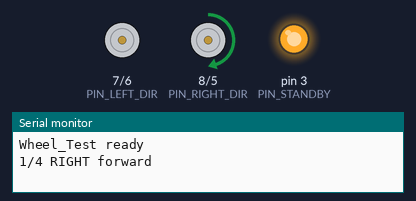
Bench run of a sketch on a simulated Arduino Uno, built with avr-gcc and run on an emulated ATmega328P. Shown: direction and speed pins drawn as motors (green arrow = direction pin HIGH = forward, orange = LOW = backward, longer = more drive, stopped while the standby pin is LOW), output pins drawn as LEDs (lit = HIGH), the last lines printed to the serial monitor.

Above: at 4.5 s.
At 14.5 s:
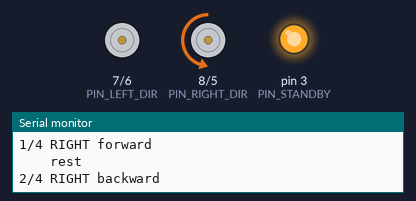
At 24.5 s:
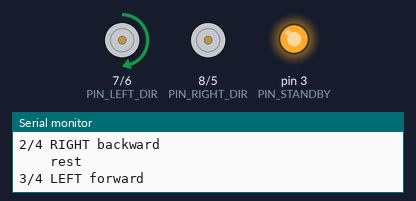
At 49.5 s:
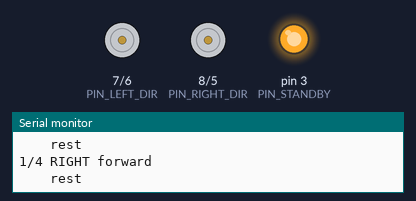
Timing chart, 0 to 54.0 s (numbered marks = the images above):
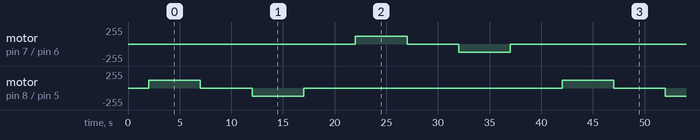

The sketch:

Wheel_Test.ino
```cpp
/*
  Wheel_Test: the simplest possible motor check for the Elegoo car on an Arduino UNO R4 WiFi.

  Every 10 seconds the next test starts and runs for 5 seconds, then 5 seconds of rest:
    1. RIGHT wheels forward   2. RIGHT wheels backward
    3. LEFT wheels forward    4. LEFT wheels backward      ...then it repeats.
  Open Serial Monitor at 115200 baud to see which test should be running.

  Why "wheels" and not "wheel": the shield's TB6612 driver has only 2 channels.
  The two right motors share channel A and the two left motors share channel B,
  so they always turn together.

  Pins are the ones from Elegoo's own code (DeviceDriverSet_xxx0.h in Basic_RobotCar_Drive).
*/

// ---- Pins on the Elegoo shield ----
const int PIN_RIGHT_SPEED = 5;   // PWMA: how fast the right side turns (0-255)
const int PIN_RIGHT_DIR   = 8;   // AIN1: which way the right side turns
const int PIN_LEFT_SPEED  = 6;   // PWMB: how fast the left side turns (0-255)
const int PIN_LEFT_DIR    = 7;   // BIN1: which way the left side turns
const int PIN_STANDBY     = 3;   // STBY: TB6612 must be HIGH to run (full Elegoo V4 code uses pin 3)

// ---- Settings ----
const int TEST_SPEED      = 120;    // about half power; safe on the bench
const unsigned long RUN_MS  = 5000; // spin for 5 s
const unsigned long REST_MS = 5000; // then rest 5 s (one test every 10 s)

// Set one side. speed: 0-255. forward: true/false.
// Elegoo wired the two sides mirror-imaged, so "forward" is LOW on the right and HIGH on the left.
void setRight(int speed, bool forward) {
  digitalWrite(PIN_RIGHT_DIR, forward ? HIGH : LOW);
  analogWrite(PIN_RIGHT_SPEED, speed);
}

void setLeft(int speed, bool forward) {
  digitalWrite(PIN_LEFT_DIR, forward ? HIGH : LOW);
  analogWrite(PIN_LEFT_SPEED, speed);
}

void stopAll() {
  analogWrite(PIN_RIGHT_SPEED, 0);
  analogWrite(PIN_LEFT_SPEED, 0);
}

void setup() {
  Serial.begin(115200);
  pinMode(PIN_RIGHT_SPEED, OUTPUT);
  pinMode(PIN_RIGHT_DIR, OUTPUT);
  pinMode(PIN_LEFT_SPEED, OUTPUT);
  pinMode(PIN_LEFT_DIR, OUTPUT);
  pinMode(PIN_STANDBY, OUTPUT);
  stopAll();                        // start with everything off
  digitalWrite(PIN_STANDBY, HIGH);  // wake the motor driver up
  delay(2000);                      // 2 s to put the car down / lift it up
  Serial.println("Wheel_Test ready");
}

void loop() {
  static int test = 0;  // which of the 4 tests runs next (remembered between loops)

  switch (test) {
    case 0: Serial.println("1/4 RIGHT forward");  setRight(TEST_SPEED, true);  break;
    case 1: Serial.println("2/4 RIGHT backward"); setRight(TEST_SPEED, false); break;
    case 2: Serial.println("3/4 LEFT forward");   setLeft(TEST_SPEED, true);   break;
    case 3: Serial.println("4/4 LEFT backward");  setLeft(TEST_SPEED, false);  break;
  }
  delay(RUN_MS);

  stopAll();
  Serial.println("    rest");
  delay(REST_MS);

  test = (test + 1) % 4;  // 0,1,2,3,0,1,...
}
```

Measured:
- by itself, motor on pin 7 (PIN_LEFT_DIR) / pin 6 (PIN_LEFT_SPEED), motor on pin 8 (PIN_RIGHT_DIR) / pin 5 (PIN_RIGHT_SPEED): repeats every 40.0 s: stopped 5.0 s, backward 120/255 5.0 s, stopped 25.0 s, forward 120/255 5.0 s
